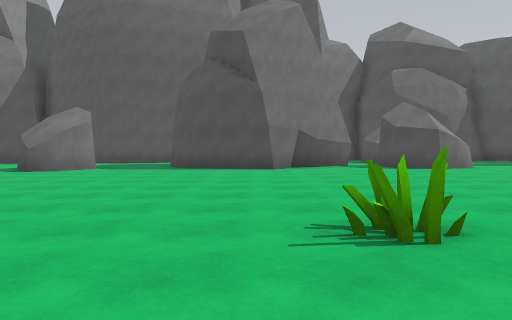
[1] (above)

24 first-person views from a walk through a Unity game level. The camera is 1.3 m above the floor, tilts 2° down and sees 70° across. The floor is counted in squares, 2 m on a side. Each view is taken from the middle of a square. On the plan, view 1 faces up. The plan holds only what a view shows up to about 11 squares ahead; the rest is blank. The place goes on beyond the plan.

[2]
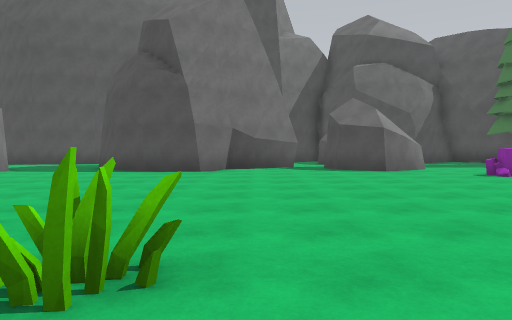

[3]
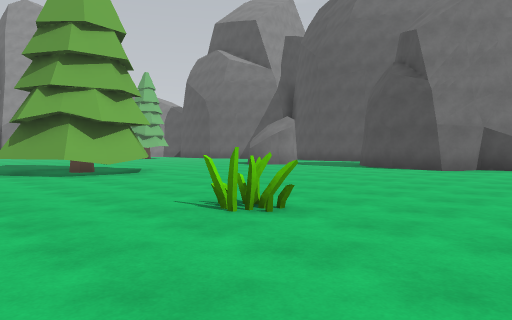

[4]
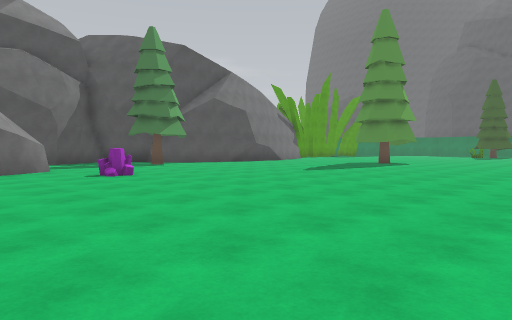

[5]
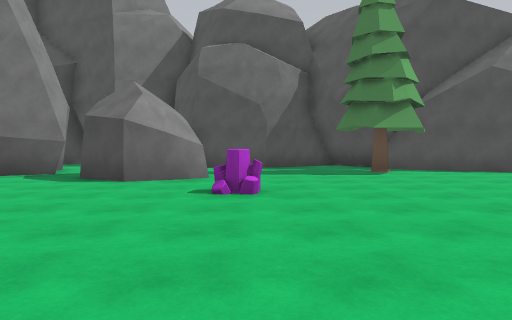

[6]
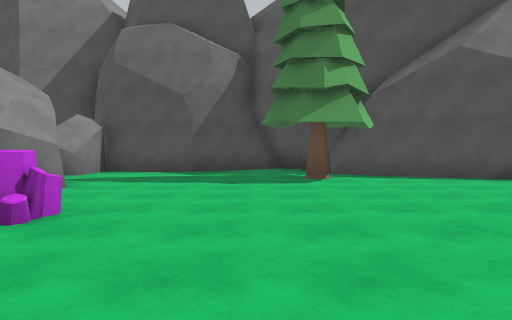

[7]
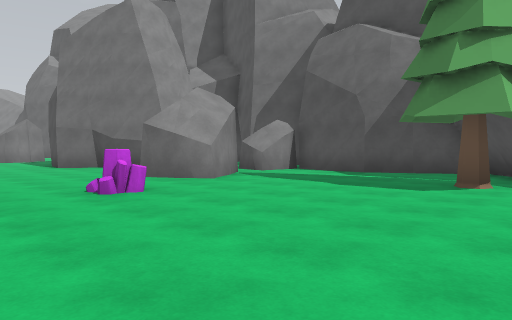

[8]
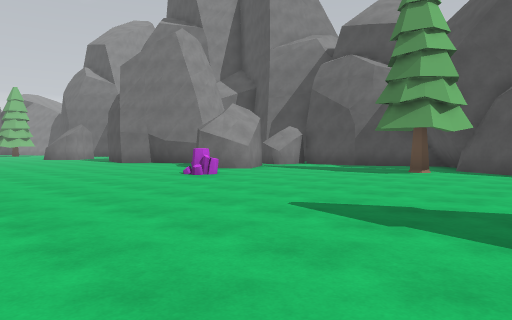

[9]
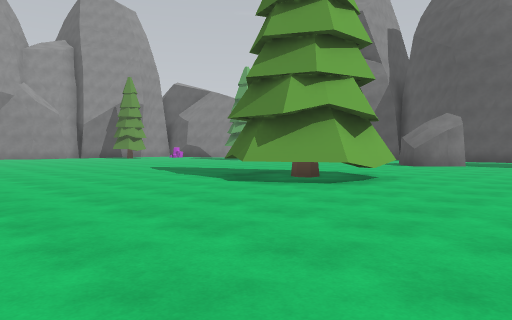

[10]
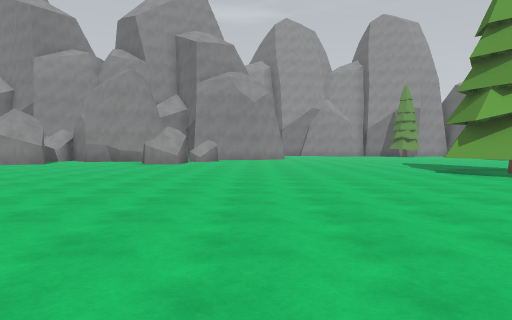

[11]
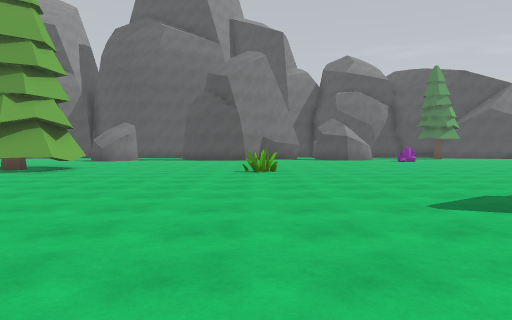

[12]
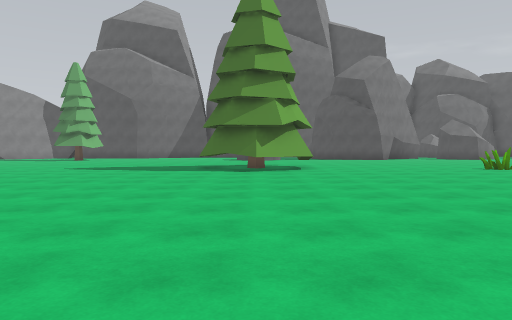

[13]
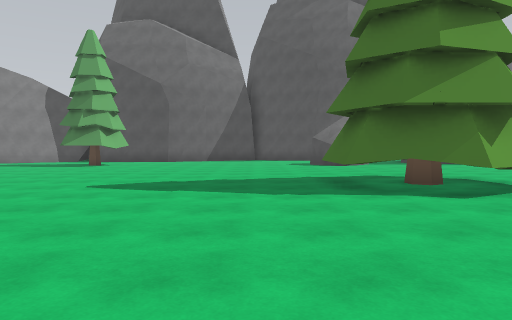

[14]
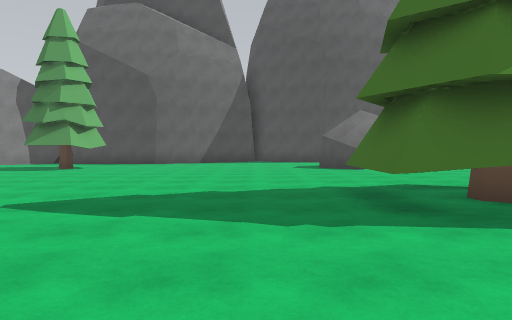

[15]
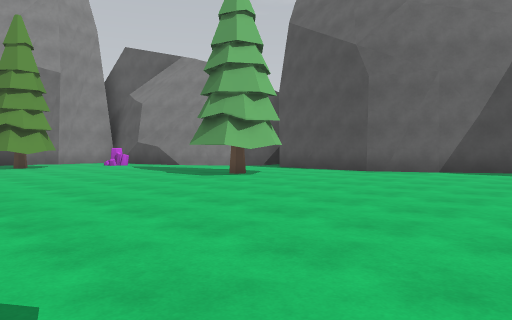

[16]
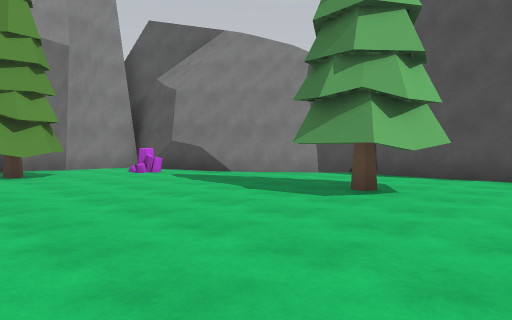

[17]
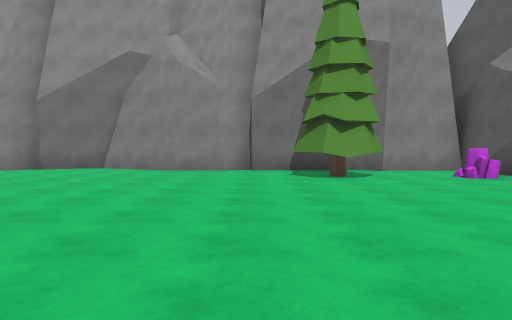

[18]
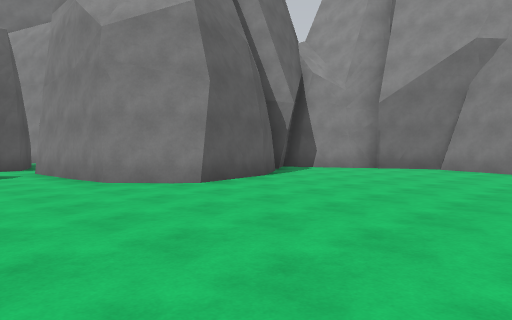

[19]
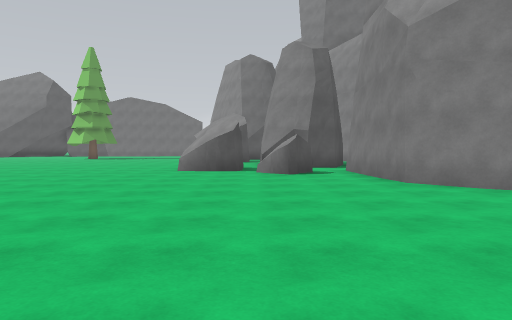

[20]
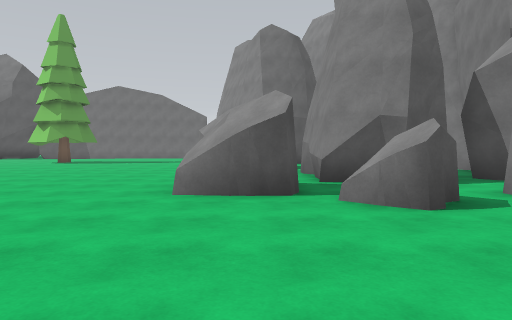

[21]
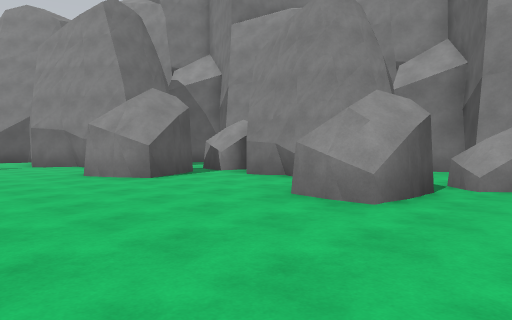

[22]
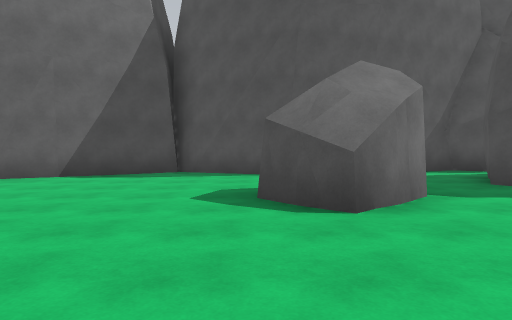

[23]
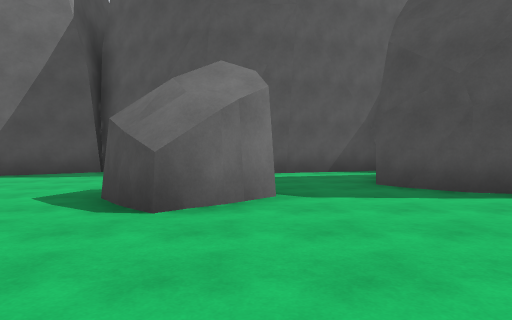

[24]
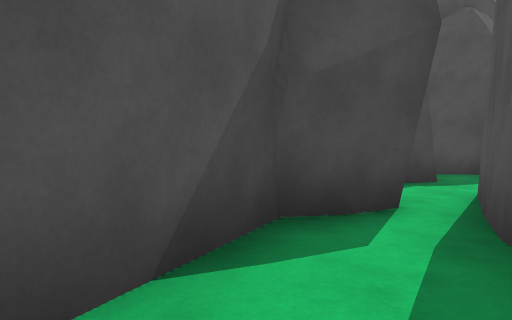

### Floor plan
Key: @ floor where view 1 was taken; # wall or solid block; x gap in a wall; . floor; ^ raised ledge; C crystal; T tree; O other object.
Columns run from 24 left of view 1 to 15 right of it. Each row starts with its distance up from view 1.
 17                            ####  ###
 16               ###   #####....#####.##
 15              ##.#####...###. ##.....###
 14       #### ###.... ...### #. x.....T..##
 13      ##..###...... ...#   ##. #.........
 12     ##............ ...#  ##..##........
 11 #####....TT.......##..####...##........
 10  #.C....TTT.......#....................
  9  #.......T......................C......
  8 ##.T...................................
  7 #.TT....................................
  6 #..T....................................
  5 #................TTT....................
  4 #................TTT....................
  3 #................TTT.....O..............
  2 #................TTT.................
  1 #...............................
  0 #.......................@......
 -1 #.............................
 -2 #....###......................
 -3    ### ##....................
 -4         #...................
 -5         #.^.................
 -6       ###.^.#^.............
 -7       #..... #.........  .
 -8       ##.##..........
 -9        #####........
-10           ##.......
-11           #.........
-12          ##.##......
-13           #. #..

Positions as (right, up) in squares from view 1, and headings:
1: (0, 0), facing up
2: (2, 1), facing up
3: (4, 0), facing up-left
4: (4, 1), facing up-right
5: (8, 4), facing up
6: (10, 6), facing up
7: (13, 7), facing up-left
8: (15, 4), facing up-left
9: (-1, -3), facing up-left
10: (3, -3), facing left
11: (1, -7), facing up
12: (-6, -8), facing up
13: (-9, -3), facing up
14: (-9, -1), facing up
15: (-8, 4), facing up-left
16: (-12, 5), facing up-left
17: (-13, 5), facing left
18: (-13, 4), facing down-left
19: (-13, 4), facing down
20: (-12, -1), facing down
21: (-7, -4), facing down-left
22: (-7, 6), facing up
23: (-5, 6), facing up
24: (-4, 14), facing up-right
